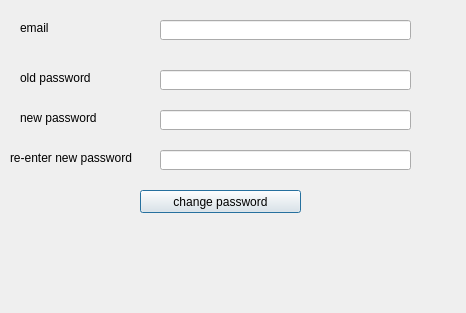
<?xml version="1.0" encoding="UTF-8"?>
<ui version="4.0">
 <class>Dialog</class>
 <widget class="QDialog" name="Dialog">
  <property name="geometry">
   <rect>
    <x>0</x>
    <y>0</y>
    <width>466</width>
    <height>313</height>
   </rect>
  </property>
  <property name="windowTitle">
   <string>Dialog</string>
  </property>
  <widget class="QLabel" name="label">
   <property name="geometry">
    <rect>
     <x>20</x>
     <y>20</y>
     <width>111</width>
     <height>16</height>
    </rect>
   </property>
   <property name="text">
    <string>email</string>
   </property>
  </widget>
  <widget class="QLabel" name="label_2">
   <property name="geometry">
    <rect>
     <x>20</x>
     <y>70</y>
     <width>111</width>
     <height>16</height>
    </rect>
   </property>
   <property name="text">
    <string>old password</string>
   </property>
  </widget>
  <widget class="QLabel" name="label_3">
   <property name="geometry">
    <rect>
     <x>20</x>
     <y>110</y>
     <width>111</width>
     <height>16</height>
    </rect>
   </property>
   <property name="text">
    <string>new password</string>
   </property>
  </widget>
  <widget class="QLabel" name="label_4">
   <property name="geometry">
    <rect>
     <x>10</x>
     <y>150</y>
     <width>131</width>
     <height>16</height>
    </rect>
   </property>
   <property name="text">
    <string>re-enter new password</string>
   </property>
  </widget>
  <widget class="QPushButton" name="pushButton">
   <property name="geometry">
    <rect>
     <x>140</x>
     <y>190</y>
     <width>161</width>
     <height>23</height>
    </rect>
   </property>
   <property name="text">
    <string>change password</string>
   </property>
  </widget>
  <widget class="QLabel" name="message">
   <property name="geometry">
    <rect>
     <x>20</x>
     <y>240</y>
     <width>411</width>
     <height>16</height>
    </rect>
   </property>
   <property name="text">
    <string/>
   </property>
  </widget>
  <widget class="QLineEdit" name="email">
   <property name="geometry">
    <rect>
     <x>160</x>
     <y>20</y>
     <width>251</width>
     <height>20</height>
    </rect>
   </property>
  </widget>
  <widget class="QLineEdit" name="oldpasswd">
   <property name="geometry">
    <rect>
     <x>160</x>
     <y>70</y>
     <width>251</width>
     <height>20</height>
    </rect>
   </property>
  </widget>
  <widget class="QLineEdit" name="newpassword">
   <property name="geometry">
    <rect>
     <x>160</x>
     <y>110</y>
     <width>251</width>
     <height>20</height>
    </rect>
   </property>
  </widget>
  <widget class="QLineEdit" name="renewpasswd">
   <property name="geometry">
    <rect>
     <x>160</x>
     <y>150</y>
     <width>251</width>
     <height>20</height>
    </rect>
   </property>
  </widget>
 </widget>
 <resources/>
 <connections/>
</ui>
